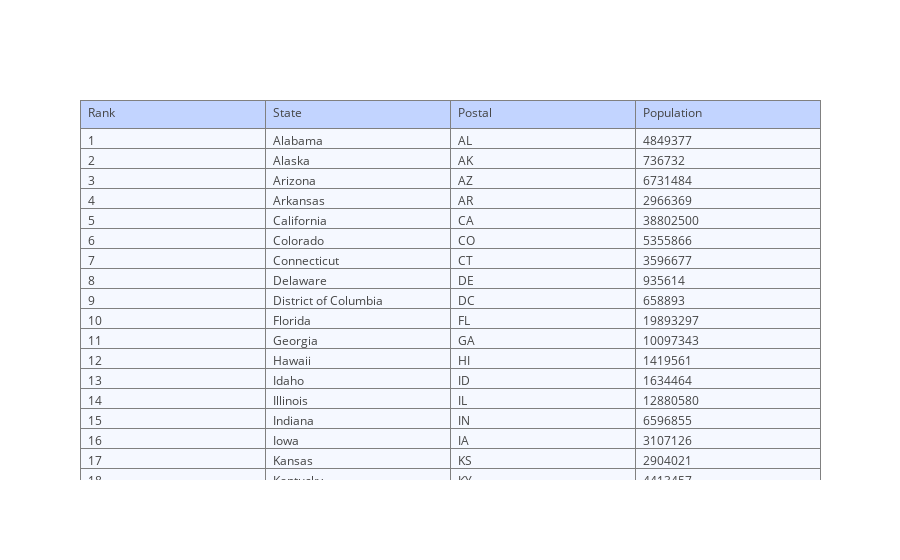

The code cell stored with this chart in its notebook:
### Markdown cell above
# Use a Panda's Dataframe

### Code cell
df = pd.read_csv('https://raw.githubusercontent.com/plotly/datasets/master/2014_usa_states.csv')
trace = go.Table(
    header=dict(
        values=list(df.columns),
        fill = dict(color='#C2D4FF'),
        align = ['left'] * 5
    ),
    cells=dict(
        values=[df.Rank, df.State, df.Postal, df.Population],
        fill = dict(color='#F5F8FF'),
        align = ['left'] * 5
    )
)
plotly.offline.iplot([trace] , filename = 'pandas_table')

### Figure 1 — Plotly figure (JSON) as saved in the notebook; plotly's stock layout.template omitted (floating-point values rounded to 4 significant figures; data arrays with more than 128 entries replaced by an {"elided": "..."} marker saying what was removed)
{"data": [{"cells": {"align": ["left", "left", "left", "left", "left"], "fill": {"color": "#F5F8FF"}, "values": {"elided": "4x52 mixed values"}}, "header": {"align": ["left", "left", "left", "left", "left"], "fill": {"color": "#C2D4FF"}, "values": ["Rank", "State", "Postal", "Population"]}, "type": "table", "uid": "77bb2a9e-3c3c-487c-8db0-569f75b77d07"}], "layout": {}}
